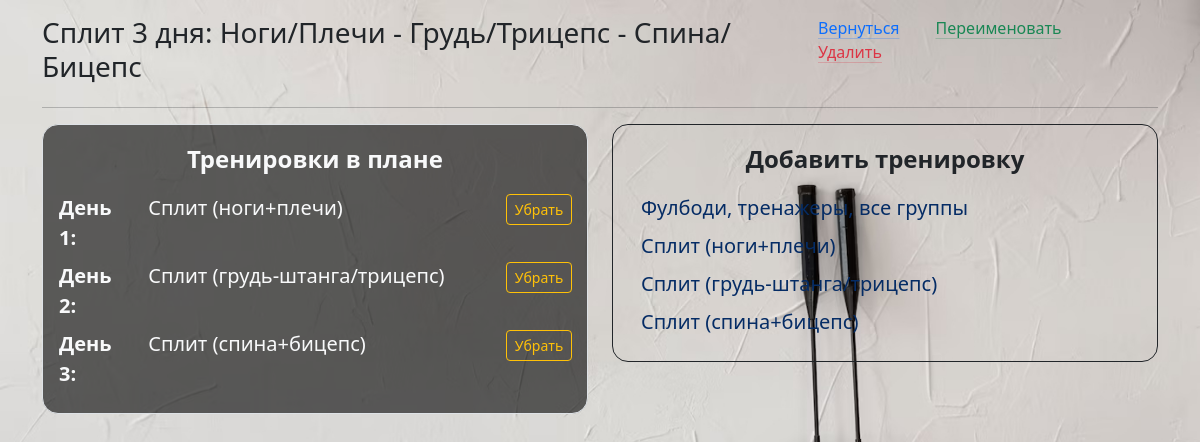
/plan_new/4 (signed in), run on the app's committed database.
### _models.py (models this page shows, shortened)
class Plan(db.Model):
    __tablename__ = 'plans'
    id = db.Column(db.Integer, primary_key=True)
    name = db.Column(db.String, default='New Plan')
    owner = db.Column(db.String, default='Admin')
    trainings = relationship('Training', secondary='plan_trainings', back_populates='plans')

class Training(db.Model):
    __tablename__ = 'trainings'
    training_id = db.Column(db.Integer, primary_key=True)
    name = db.Column(db.String(50), nullable=False)
    owner = db.Column(db.String(80), default='admin')
    exercises = relationship('Exercise', secondary='training_exercises', overlaps="trainings")
    user_trainings = relationship('UserTraining', back_populates='training', cascade='all, delete-orphan')
    plans = relationship('Plan', secondary='plan_trainings', back_populates='trainings')

### main.py (the view)
@app.route('/plan_new/<int:plan_id>', methods=['POST', 'GET'])
def plan_new(plan_id):
    conditions = or_(Training.owner == 'admin', Training.owner == current_user.name)
    trainings = Training.query.filter(conditions).all()
    if request.method == 'POST' and plan_id == 0:
        plan_name = request.form.get('plan_name')
        unique_name = generate_unique_plan_name(plan_name)
        plan = Plan(name=unique_name, owner=current_user.name)
        db.session.add(plan)
        try:
            db.session.commit()
        except:
            db.session.rollback()
            return 'Ошибка при создании нового плана тренировок'
    else:
        plan = Plan.query.get(plan_id)
        if not plan:
            return redirect(url_for('plans_all'))
        if plan.owner != current_user.name:
            flash('У вас нет прав редактировать этот план!')
            return redirect(url_for('plans_all'))
    plan_trainings = Plan_Trainings.query.filter_by(plan_id=plan.id).all()
    return render_template('plan_new.html', trainings=trainings, plan=plan, plan_trainings=plan_trainings)

### main.py (called while the page is built)
@login_manager.user_loader
def load_user(user_id):
    return User.query.get(int(user_id))

### templates/plan_new.html (shortened to what this page needs)
{% extends 'base.html' %}
{% block body %}
<div class="mt-3">
    <div class="row">
        <div class="col-8">
            <h3>{{plan.name}}</h3>
        </div>
        <div class="col-4">
            <a href="/plans_all" class="mx-3 link-primary link-offset-2 link-underline-opacity-25 link-underline-opacity-100-hover">Вернуться</a>
            <a href="#" data-bs-toggle="modal" data-bs-target="#rename_plan" class="mx-3 link-success link-offset-2 link-underline-opacity-25 link-underline-opacity-100-hover">Переименовать</a>
            <a href="#" data-bs-toggle="modal" data-bs-target="#delete_plan" class="mx-3 link-danger link-offset-2 link-underline-opacity-25 link-underline-opacity-100-hover">Удалить</a>
        </div>
    </div>
    <hr>
    <div class="row">
        <div class="col-6">
            <div class="container border rounded-4 bg-opacity-60 p-3 text-light fs-4">
                <div class="container mb-3 text-center">
                    <b>Тренировки в плане</b>
                </div>
                {% for i in range(plan_trainings|length) %}
                    {% for train in plan.trainings %}
                        {% if train.training_id == plan_trainings[i].training_id %}
                <div class="row mb-2 fs-5">
                    <div class="col-2">
                        <b>День {{i+1}}:</b>
                    </div>
                    <div class="col-8">
                        {{ train.name }}
                    </div>
                    <div class="col-2 text-end">
                        <a href="/del_train_from_plan/{{plan_trainings[i].id}}" class="btn btn-outline-warning btn-sm">Убрать</a>
                    </div>
                </div>
                        {% endif %}
                    {% endfor %}
                {% endfor %}
            </div>
        </div>
        <div class="col-6">
            <div class="container fs-4 border border-dark rounded-4 p-3 fw-medium">
                <div class="container text-center mb-3">
                    <b>Добавить тренировку</b>
                </div>
                {% for train in trainings %}
                    <div class="container mb-2 dark-hover fs-5 text-primary-emphasis">
                        <a href="#" class="nav-link link-underline link-underline-opacity-0 bg-opacity-0" data-bs-toggle="modal" data-bs-target="#modal_training_to_plan{{train.training_id}}">{{train.name}}</a>
                    </div>
                {% endfor %}
            </div>
        </div>
    </div>
</div>
{% endblock %}

### static/css/main.css (style rules this page uses)
body { background-image: url('../imgs/background.jpg'); background-size: cover; background-repeat: no-repeat; background-attachment: fixed; }
.bg-opacity-60 { background-color: rgba(0, 0, 0, 0.6); }
.bg-opacity-0 { background-color: rgba(0, 0, 0, 0); transition: background-color 0.3s; }

### data on the page
Plan: name "Сплит 3 дня: Ноги/Плечи - Грудь/Трицепс - Спина/Бицепс"
Training: i "1", name "Сплит (ноги+плечи)"
Training: i "2", name "Сплит (грудь-штанга/трицепс)"
Training: i "3", name "Сплит (спина+бицепс)"
Training: name "Фулбоди, тренажеры, все группы"
